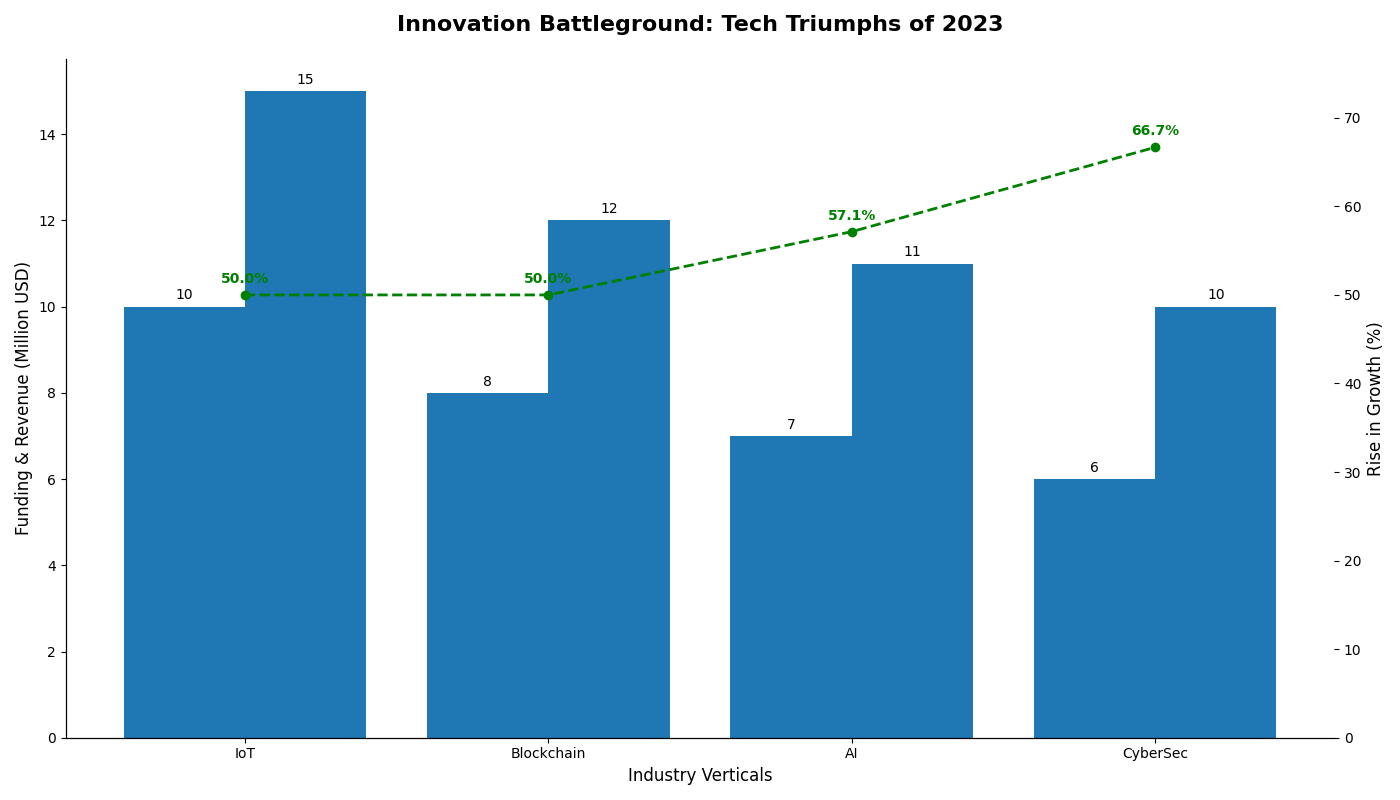

Source code (Python):
import matplotlib.pyplot as plt
import numpy as np

sectors = ["IoT", "Blockchain", "AI", "CyberSec"]
initial_funding = [10, 8, 7, 6]
year_end_revenue = [15, 12, 11, 10]

# Calculate growth percentage
growth_percentage = [(rev - init) / init * 100 for init, rev in zip(initial_funding, year_end_revenue)]

# Zip and sort data based on initial funding in descending order
sorted_data = sorted(zip(initial_funding, year_end_revenue, growth_percentage, sectors), reverse=True)

# Unzip data
initial_funding_sorted, year_end_revenue_sorted, growth_percentage_sorted, sectors_sorted = zip(*sorted_data)

fig, ax = plt.subplots(figsize=(14, 8))

bars_initial = ax.bar(np.arange(len(sectors_sorted)) - 0.2, initial_funding_sorted, width=0.4, color='#1f77b4')
bars_revenue = ax.bar(np.arange(len(sectors_sorted)) + 0.2, year_end_revenue_sorted, width=0.4, color='#1f77b4')

ax.set_title('Innovation Battleground: Tech Triumphs of 2023', fontsize=16, fontweight='bold', pad=20)
ax.set_xlabel('Industry Verticals', fontsize=12)
ax.set_ylabel('Funding & Revenue (Million USD)', fontsize=12)
ax.set_xticks(np.arange(len(sectors_sorted)))
ax.set_xticklabels(sectors_sorted)

ax.bar_label(bars_initial, padding=3, fontsize=10)
ax.bar_label(bars_revenue, padding=3, fontsize=10)

ax2 = ax.twinx()
ax2.plot(np.arange(len(sectors_sorted)), growth_percentage_sorted, color='green', marker='o', linestyle='--', linewidth=2)
ax2.set_ylabel('Rise in Growth (%)', fontsize=12)
ax2.set_ylim(0, max(growth_percentage_sorted) + 10)

for i, gp in enumerate(growth_percentage_sorted):
    ax2.text(i, gp + 1, f'{gp:.1f}%', ha='center', va='bottom', color='green', fontsize=10, fontweight='bold')

ax.grid(False)
ax.spines['top'].set_visible(False)
ax.spines['right'].set_visible(False)
ax2.spines['top'].set_visible(False)
ax2.spines['right'].set_visible(False)

plt.tight_layout()
plt.show()
